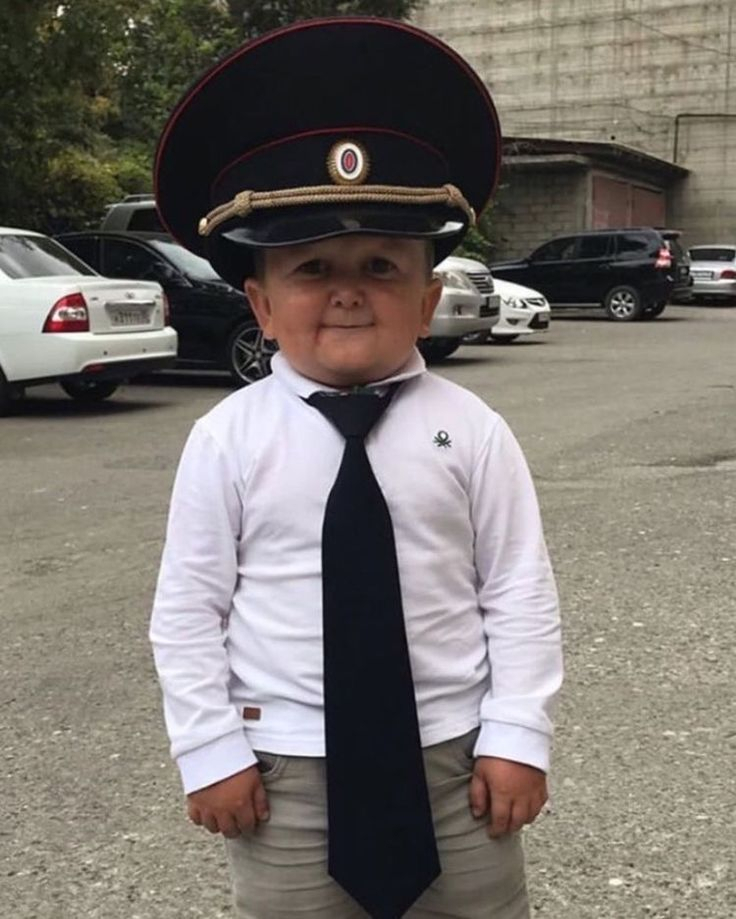
#> input picture photo.jpg, 736 x 919 px
$ python 'Задача 9.2.py'
#> lines starting #> are read from the running program, lines starting #| are printed output that depends on the picture
from PIL import Image

image = Image.open('photo.jpg')
#> image is the input picture: PIL image 736x919 RGB; mean R, G, B 121.6, 116, 109.9

reduced = image.reduce(3)
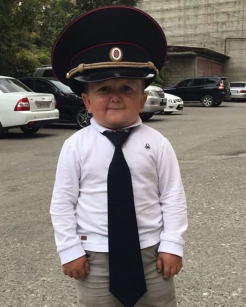
#> reduced: PIL image 246x307 RGB; mean R, G, B 121.6, 116, 109.8
reduced.save('reduced_photo.jpg')

flip_h = image.transpose(Image.FLIP_LEFT_RIGHT)
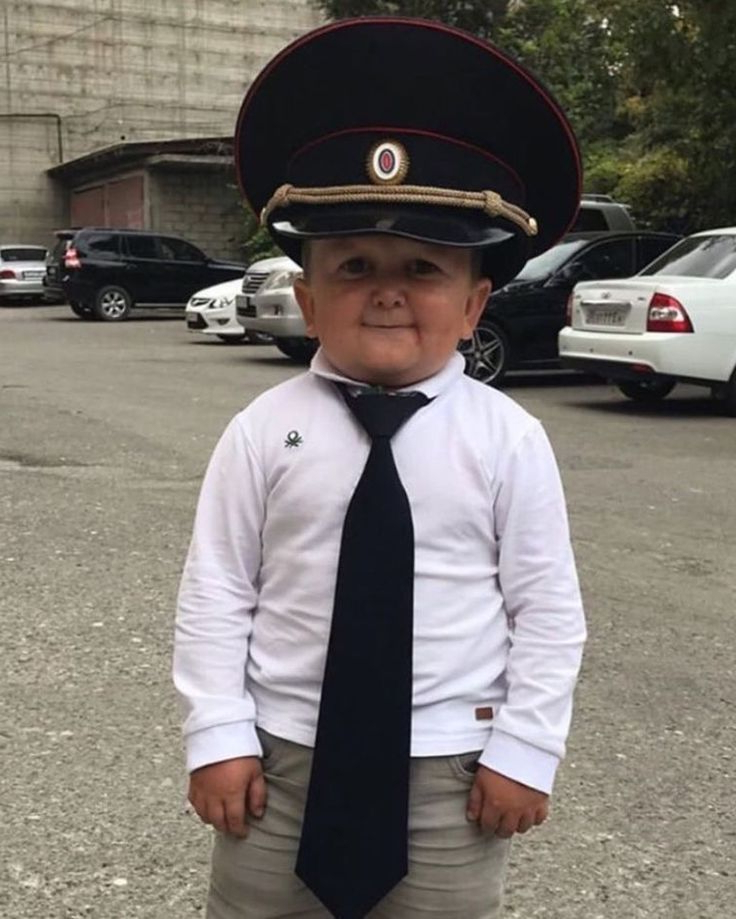
#> flip_h: PIL image 736x919 RGB; mean R, G, B 121.6, 116, 109.9
flip_h.save('horizontal_photo.jpg')

flip_v = image.transpose(Image.FLIP_TOP_BOTTOM)
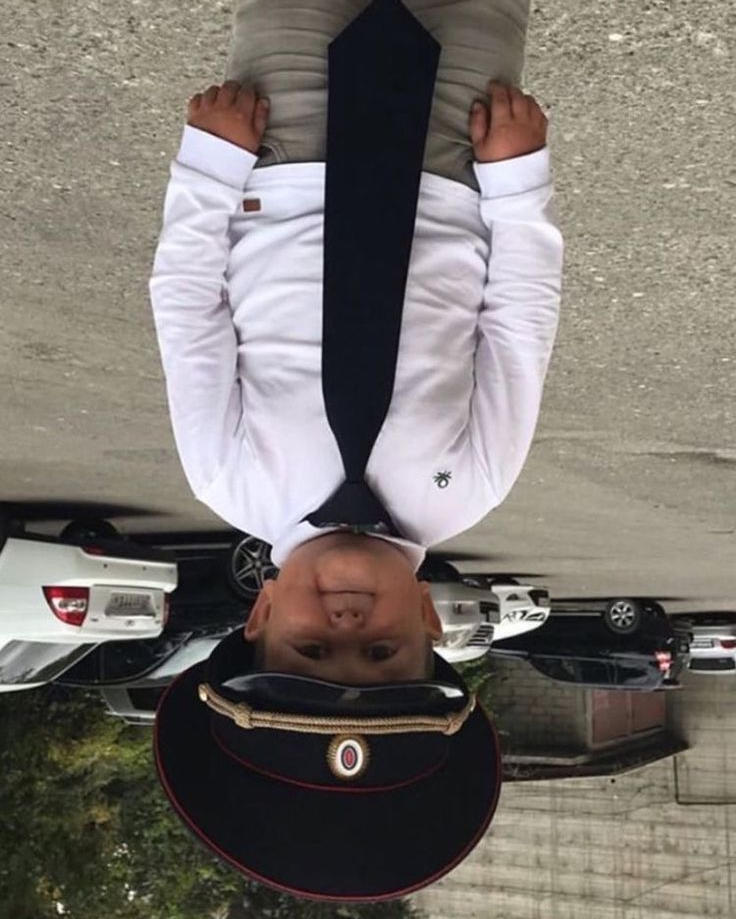
#> flip_v: PIL image 736x919 RGB; mean R, G, B 121.6, 116, 109.9
flip_v.save('vertical_photo.jpg')
